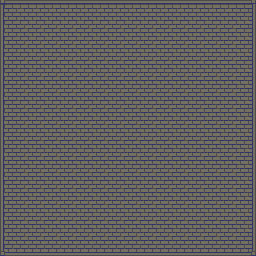

This is a level from a 2D game, rendered from its Tiled map with the project's own tilesets. A one-line summary and the map file follow, with tile-layer data summarised:
An orthogonal 16x16 tile map with 16x16 px tiles, 2 tile layers (Background, BlocksColliders).

<map version="1.0" orientation="orthogonal" renderorder="right-down" width="16" height="16" tilewidth="16" tileheight="16" nextobjectid="1">
 <tileset firstgid="1" name="floor" tilewidth="16" tileheight="16" tilecount="819" columns="21">
  <image source="../tiles/Floor.png" width="336" height="624" />
 </tileset>
 <layer name="Background" width="16" height="16">
  <data>[256 cells, 256 non-empty, 9 distinct tile ids]</data>
 </layer>
 <layer name="BlocksColliders" width="16" height="16">
  <data>[256 cells, 0 non-empty, 0 distinct tile ids]</data>
 </layer>
</map>
